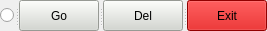
   <widget class="QSplitter" name="splitter_4">
    <property name="geometry">
     <rect>
      <x>960</x>
      <y>170</y>
      <width>171</width>
      <height>31</height>
     </rect>
    </property>
    <property name="orientation">
     <enum>Qt::Horizontal</enum>
    </property>
    <widget class="QRadioButton" name="volume">
     <property name="styleSheet">
      <string notr="true">QRadioButton{
spacing:1px;
}
QRadioButton#volume::indicator{

image:url(:/new/prefix1/menu/volume.png);
}
QRadioButton#volume::indicator:checked{
border: 2px solid red;
}</string>
     </property>
     <property name="text">
      <string/>
     </property>
    </widget>
    <widget class="QPushButton" name="pushButton_11">
     <property name="styleSheet">
      <string notr="true">background-color:rgb(211, 215, 207);
color:black;</string>
     </property>
     <property name="text">
      <string>Go</string>
     </property>
    </widget>
    <widget class="QPushButton" name="pushButton_12">
     <property name="styleSheet">
      <string notr="true">background-color:rgb(211, 215, 207);
color:black;</string>
     </property>
     <property name="text">
      <string>Del</string>
     </property>
    </widget>
    <widget class="QPushButton" name="pushButton_13">
     <property name="styleSheet">
      <string notr="true">background-color:rgb(204, 0, 0);
color:black;</string>
     </property>
     <property name="text">
      <string>Exit</string>
     </property>
    </widget>
   </widget>
